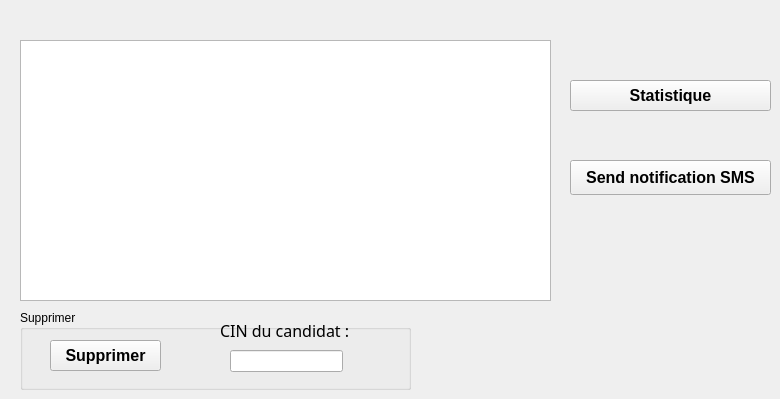
          <widget class="QWidget" name="tab_22">
           <attribute name="title">
            <string>consulter avis </string>
           </attribute>
           <widget class="QTableView" name="tableView_2">
            <property name="geometry">
             <rect>
              <x>20</x>
              <y>40</y>
              <width>531</width>
              <height>261</height>
             </rect>
            </property>
           </widget>
           <widget class="QPushButton" name="stat_2">
            <property name="geometry">
             <rect>
              <x>570</x>
              <y>80</y>
              <width>201</width>
              <height>31</height>
             </rect>
            </property>
            <property name="font">
             <font>
              <family>Microsoft JhengHei UI</family>
              <pointsize>12</pointsize>
              <weight>75</weight>
              <bold>true</bold>
             </font>
            </property>
            <property name="text">
             <string>Statistique</string>
            </property>
            <property name="icon">
             <iconset resource="img.qrc">
              <normaloff>:/statistique.png</normaloff>:/statistique.png</iconset>
            </property>
           </widget>
           <widget class="QGroupBox" name="groupBox_11">
            <property name="geometry">
             <rect>
              <x>20</x>
              <y>310</y>
              <width>391</width>
              <height>80</height>
             </rect>
            </property>
            <property name="title">
             <string>Supprimer</string>
            </property>
            <widget class="QPushButton" name="pb_supprimer_2">
             <property name="geometry">
              <rect>
               <x>30</x>
               <y>30</y>
               <width>111</width>
               <height>31</height>
              </rect>
             </property>
             <property name="font">
              <font>
               <family>Microsoft JhengHei UI</family>
               <pointsize>12</pointsize>
               <weight>75</weight>
               <bold>true</bold>
              </font>
             </property>
             <property name="text">
              <string>Supprimer</string>
             </property>
             <property name="icon">
              <iconset resource="img.qrc">
               <normaloff>:/supprimer.png</normaloff>:/supprimer.png</iconset>
             </property>
            </widget>
            <widget class="QLineEdit" name="cin_supp">
             <property name="geometry">
              <rect>
               <x>210</x>
               <y>40</y>
               <width>113</width>
               <height>22</height>
              </rect>
             </property>
            </widget>
            <widget class="QLabel" name="label_83">
             <property name="geometry">
              <rect>
               <x>200</x>
               <y>10</y>
               <width>131</width>
               <height>21</height>
              </rect>
             </property>
             <property name="font">
              <font>
               <family>Sitka Display</family>
               <pointsize>12</pointsize>
               <weight>50</weight>
               <bold>false</bold>
              </font>
             </property>
             <property name="text">
              <string>CIN du candidat :</string>
             </property>
            </widget>
           </widget>
           <widget class="QPushButton" name="pb_sms">
            <property name="geometry">
             <rect>
              <x>570</x>
              <y>160</y>
              <width>201</width>
              <height>35</height>
             </rect>
            </property>
            <property name="font">
             <font>
              <family>Microsoft JhengHei UI</family>
              <pointsize>12</pointsize>
              <weight>75</weight>
              <bold>true</bold>
             </font>
            </property>
            <property name="text">
             <string>Send notification SMS</string>
            </property>
            <property name="icon">
             <iconset resource="img.qrc">
              <normaloff>:/affecter.png</normaloff>:/affecter.png</iconset>
            </property>
           </widget>
          </widget>
